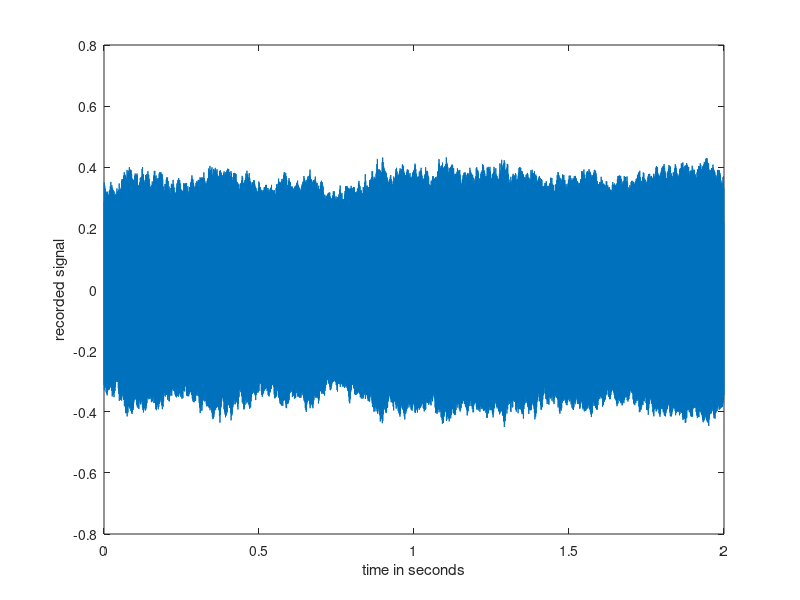

Write MATLAB code to recreate this figure.
% This file comes with the file recording.wav
% Tested on a Laptop with Matlab R2014a, Windows 7, November 2014. 

% The code shows how to read in a wav file that you have recorded, for example,
% on your Android phone. 

load('whistj.mat')

%% first, we'll read in the pre-recorded wave file

% We assume that the wave file has been recorded with a sampling frequency
% of 8000Hz! 

%[y, fSamp] = audioread('davidsinus.wav'); % extract data and sampling frequency

%fSamp % check if 8000Hz
%size(y) % if your recording is in stereo, you can remove one of the channels

% Some advice:
% - Make sure that the volume of your recording device is reasonable. You
%   can listen to your recordings in matlab and also look at a plot of the
%   data to check the quality.

%% second, we'll listen to our recording

%sound(y,fSamp); % make sure that the quality of the recording is okay

%% third, we'll have a look at the data
y = whistJens;
nSamp = size(y,1); % number of samples
fSamp = 8000;
t = (0:nSamp-1)/fSamp; % time vector in seconds

figure(1);clf();
plot(t, y)
xlabel('time in seconds')
ylabel('recorded signal') % axis description is important!


%%
y = y(2.5*8000:4.5*8000-1);

nSamp = size(y,1); % number of samples
t = (0:nSamp-1)/fSamp; % time vector in seconds


figure(1);clf();
plot(t, y)
xlabel('time in seconds')
ylabel('recorded signal') % axis description is important!

whist = y;